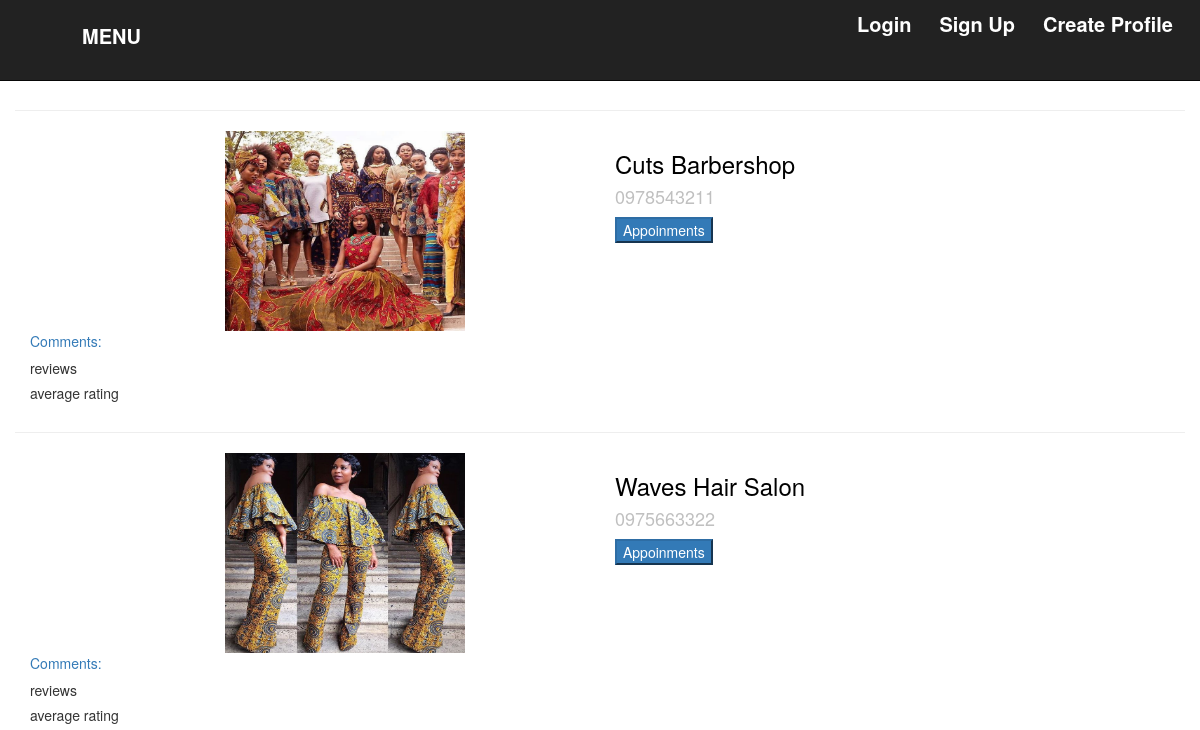
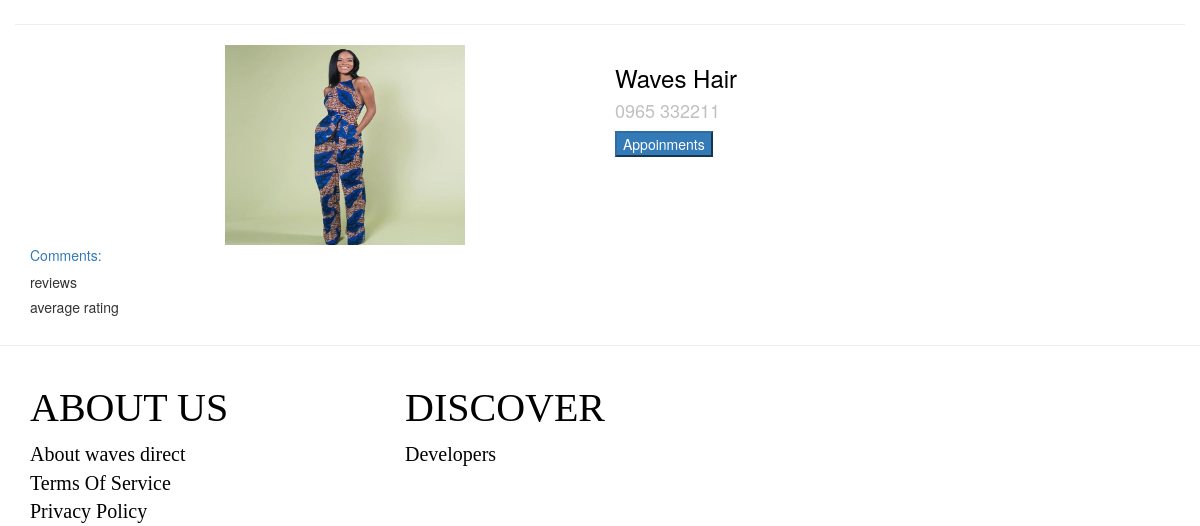
/search/, run on an earlier commit of the app's database (2 pictures, top to bottom).
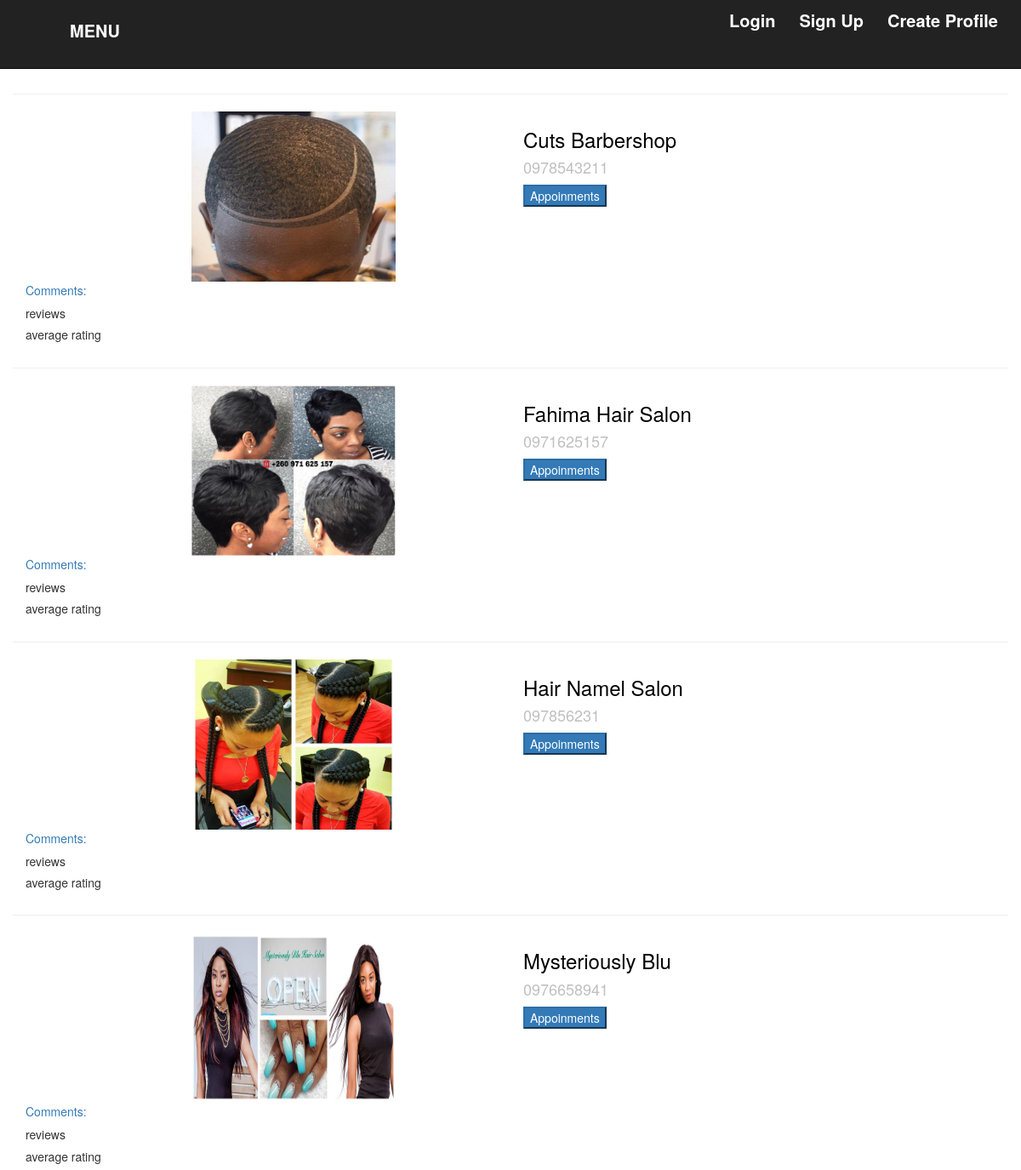
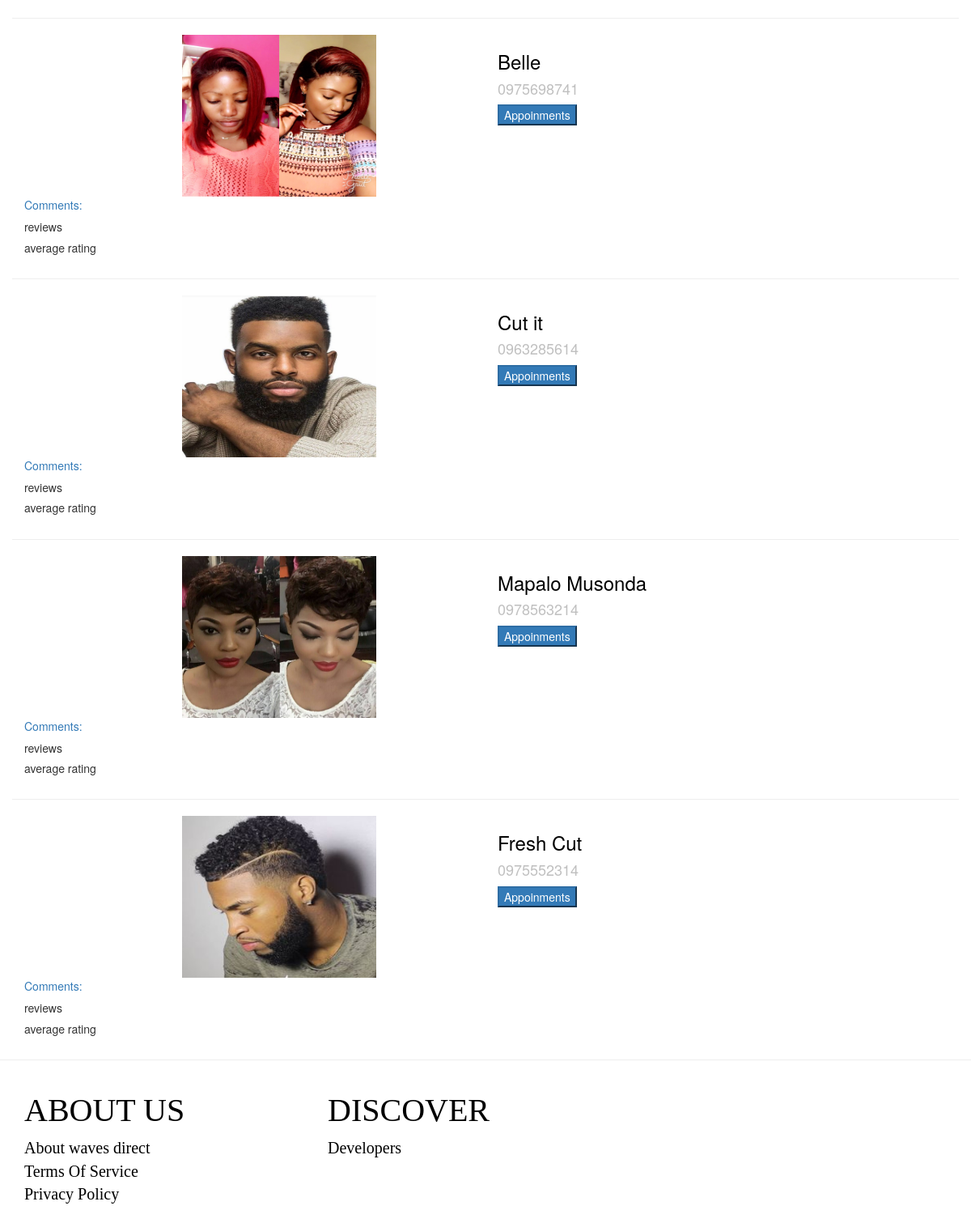
And on a later commit of the database (2 pictures, top to bottom).
### wavesapp/models.py (models this page shows, shortened)
class Profile(models.Model):
    SALON_OWNER = 1
    BARBERSHOP_OWNER = 2
    FREELANCE = 3
    ROLE_CHOICES = (
        (SALON_OWNER, 'Salon_Owner'),
        (BARBERSHOP_OWNER, 'Barbershop_Owner'),
        (FREELANCE, 'Freelance'),
    )
    user = models.OneToOneField(User, on_delete=models.CASCADE)
    uploadphoto = models.FileField(upload_to="profile_photos", default=None, null=True)
    company_name = models.CharField(max_length = 30, default=None, null=True)
    phone = models.CharField(max_length=30, null=True)
    address = models.CharField(max_length=100, null=True)
    city = models.CharField(max_length=30, null=True)
    email = models.EmailField(max_length=30, null=True)
    role = models.PositiveSmallIntegerField(choices=ROLE_CHOICES, null=True, blank=True)
    Services_offered = models.TextField(default=None, null=True)

### wavesapp/views.py (the view)
# urls.py: url(r'^search/$',views.search,name='search'),
def search(request):
    query = request.GET.get('q', '')
    profiles = Profile.objects.filter(Q(company_name__icontains=query)|Q(role__icontains=query)|Q(address__icontains=query)|Q(city__icontains=query))
    return render(request, 'wavesapp/profile_list.html',{'profiles': profiles})

### wavesapp/templates/wavesapp/profile_list.html (shortened to what this page needs)
{% extends "wavesapp/base.html" %}
{% load staticfiles %}
{% block content %}
    {% for profile in profiles %}
    <div class="container">
      <div class="row">
        <hr>
          <div class="col-md-2">
          </div>
          <div class="col-md-4">
              <img src="{{ profile.uploadphoto.url }}" alt="my image" style="width:240px;height:200px;">
          </div>
          <div class="col-md-6">
            <h3><a href="{% url 'profile_detail' pk=profile.user.id %}" style="color: black;">{{ profile.company_name }}</a></h3>
            <h4><a href="{% url 'profile_detail' pk=profile.user.id  %}" style="color: silver;">{{profile.phone }}</a></h4>
            <a href="{% url 'reserve' pk=profile.user.id %}"><button type="button" name="appoinments" class="btn-primary">Appoinments</button></a>
          </div><br><br>
      </div>
      <a href="{% url 'profile_detail' pk=profile.user.id  %}">Comments: {{ Profile.approved_comments.count }}</a>
      <div>
            <h5>{{ Profile.review_set.count }} reviews</h5>
            <h5>{{ Profile.average_rating | floatformat }} average rating</h5>
        </div>
    </div>
    {% endfor %}
{% endblock content %}

### wavesapp/templates/wavesapp/base.html (shortened to what this page needs)
{% load static %}
<!DOCTYPE html>
<html>
  <head>
    <link rel="stylesheet" href="{% static 'wavesapp/css/bootstrap.css' %}">
    <link rel="stylesheet" href="{% static 'wavesapp/css/font-awesome.css' %}">
    <link rel="stylesheet" href="{% static 'wavesapp/css/style.css' %}">
    <link rel="stylesheet" href="https://cdnjs.cloudflare.com/ajax/libs/font-awesome/4.7.0/css/font-awesome.min.css">
  </head>
<body>
<nav class="navbar navbar-inverse navbar-fixed-top">
  <div class="container">
    <ul id="menu">
      <li>
        <a class="navbarbrand" href="" >Menu</a>
        </ul>
        {% if user.is_authenticated %}
        <p class="navbar-text">Signed in as <a href="#" class="navbar-link">{{user.username}}</a></p>
        {% else%}
        <div class="navbar-right">
          <a class="navbarbrand" href="{% url 'login' %}">Login</a>
         <a class="navbarbrand" href="{% url 'signup' %}"><b>Sign Up</b></a>
          <a class="navbarbrand" href="{% url 'profile' %}">Create Profile</a>
        {% endif %}
  </div>
 </div>
</nav>
{% block content %}{% endblock %}
<div class="about">
 <footer class="footer">
   <hr>
   <div class="container">
      <div class="row">
      <div class="col-md-4">
        <h2>ABOUT US</h2>
       <a class="info" href="{% url 'about'%}">About waves direct</a><br>
        <a  class="info" href="{% url 'about'%}">Terms Of Service</a><br>
         <a class="info" href="{% url 'about'%}">Privacy Policy</a><br>
      </div>
       <div class="col-md-4">
        <form class="form-horizontal">
           <div class="form-group">
             <h2>DISCOVER</h2>
             <a class="info"href="{% url 'developers'%}">Developers</a><br><script src="{% static 'wavesapp/script.js' %}"></script>
           </div>
         </div>
    </div>
    </div>
  </footer>
</div>
</body>
</html>

### wavesapp/static/wavesapp/css/style.css (style rules this page uses)
body { margin-top: 90px; }
.navbar { padding-top: 10px; padding-bottom: 10px; font-weight: bolder; }
.navbarbrand { font-size: 20px; color: white; padding: 12px; }
h2 { font-size: 40px; font-family: serif; }
.about { color:black; font-size: 20px; font-size: bolder; font-family: serif; }
footer { position: bottom; bottom: -70px; height: -100px; width: 100%; }
img { filter: alpha(opacity=50); }
.info { color:black; font-size: bolder; height: 500px; font-family: serif; }
#menu { list-style: none; float: left; display: block; }
#menu li { float: left; position: relative; }
#menu a { float: left; height: 50px; color: white; font-size: 20px; font-weight: bolder; text-transform: uppercase; text-decoration: none; }

What changed in the data, as far as the page shows it:
removed Profile: uploadphoto (picture), company_name "Waves Hair Salon", phone "0975663322"
removed Profile: uploadphoto (picture), company_name "Waves Hair", phone "0965 332211"
changed Profile "Cuts Barbershop": uploadphoto: a different picture
added Profile: uploadphoto (picture), company_name "Fahima Hair Salon", phone "0971625157"
added Profile: uploadphoto (picture), company_name "Hair Namel Salon", phone "097856231"
added Profile: uploadphoto (picture), company_name "Mysteriously Blu", phone "0976658941"
added Profile: uploadphoto (picture), company_name "Belle", phone "0975698741"
added Profile: uploadphoto (picture), company_name "Cut it", phone "0963285614"
added Profile: uploadphoto (picture), company_name "Mapalo Musonda", phone "0978563214"
added Profile: uploadphoto (picture), company_name "Fresh Cut", phone "0975552314"
